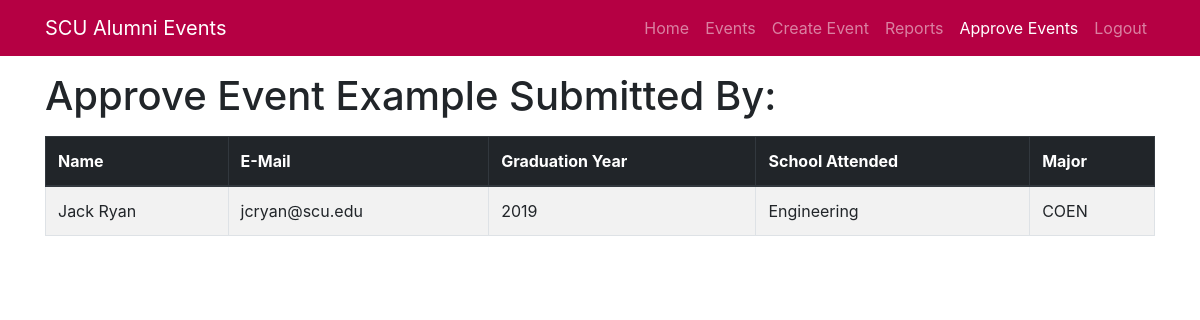
/attendance/approve/10/submitted_by (signed in), run on the app's committed database.
### attendance/models.py (models this page shows, shortened)
class Event(models.Model):
    name = models.CharField(max_length=200, help_text='Enter an event name')
    description = models.TextField(
        max_length=1500, help_text='Enter an event description')
    location = models.CharField(
        max_length=75, help_text='Enter location of event')
    date = models.DateField()
    time = models.TimeField()
    numAttend = models.IntegerField(default=0)
    approved = models.BooleanField(default=False)
    event_fName = models.CharField(
        max_length=45, help_text='Enter your first name', null=True)
    event_lName = models.CharField(
        max_length=45, help_text='Enter your last name', null=True)
    event_email = models.EmailField(null=True)
    event_school = models.CharField(
        max_length=50, help_text='Enter school graduated from', null=True)
    event_yearGrad = models.PositiveSmallIntegerField(
        help_text='Enter graduation year', null=True)
    event_major = models.CharField(
        max_length=70, help_text='Enter your major', null=True)

### attendance/views.py (the view)
def eventSubmittedBy(request, pk):
    event = Event.objects.get(pk=pk)
    return render(request, 'eventSubmittedBy.html', {'event': event})

### attendance/templates/eventSubmittedBy.html (shortened to what this page needs)
<!DOCTYPE html>
<html lang="en">
<head>
  <link rel="stylesheet" href="https://stackpath.bootstrapcdn.com/bootstrap/4.1.3/css/bootstrap.min.css">
</head>
{% if user.is_superuser %}
<body>
  {% block navbar %}
  <nav class="navbar navbar-expand-lg navbar-dark static-top" style="background-color: #B50043">
    <div class="container">
      <a class="navbar-brand" href="{% url 'index' %}">SCU Alumni Events</a>
      <div class="collapse navbar-collapse" id="navbarResponsive">
        <ul class="navbar-nav ml-auto">
          <li class="nav-item">
            <a class="nav-link" href="{% url 'index' %}">Home</a>
          </li>
          <li class="nav-item">
            <a class="nav-link" href="{% url 'events' %}">Events</a>
          </li>
          <li class="nav-item">
            <a class="nav-link" href="{% url 'new_event' %}">Create Event</a>
          </li>
          <li class="nav-item">
            {% if user.is_superuser %}
            <a class="nav-link" href="{% url 'report' %}">Reports
            </a>
            {% endif %}
          </li>
          <li class="nav-item active">
            {% if user.is_superuser %}
            <a class="nav-link" href="{% url 'approve' %}">Approve Events</a>
            {% endif %}
          </li>
          <li class="nav-item">
            {% if user.is_authenticated %}
            <a class="nav-link" href="{% url 'logout' %}">Logout</a>
            {% else %}
            <a class="nav-link" href="{% url 'login' %}">Login</a>
            {% endif %}
          </li>
        </ul>
      </div>
    </div>
  </nav>
  {% endblock %}
  {% block content %}
  <div class="container mt-3">
    <h1>{{ event.name }} Submitted By:</h1>
    <table class="table table-bordered table-striped mt-3">
      <thead class="thead-dark">
        <tr>
          <th>Name</th>
          <th>E-Mail</th>
          <th>Graduation Year</th>
          <th>School Attended</th>
          <th>Major</th>
        </tr>
      </thead>
      <tbody>
        <tr>
          <td>{{ event.event_fName }} {{ event.event_lName }}</td>
          <td>{{ event.event_email }}</td>
          <td>{{ event.event_yearGrad }}</td>
          <td>{{ event.event_school }}</td>
          <td>{{ event.event_major }}</td>
        </tr>
      </tbody>
    </table>
  </div>
  {% endblock %}
</body>
{% else %}
<body>
  <h1>You are not authorized to view this page.</h1>
</body>
{% endif %}
</html>

### data on the page
Event: name "Approve Event Example", event_fName "Jack", event_lName "Ryan", event_email "jcryan@scu.edu", event_yearGrad "2019", event_school "Engineering", event_major "COEN"
